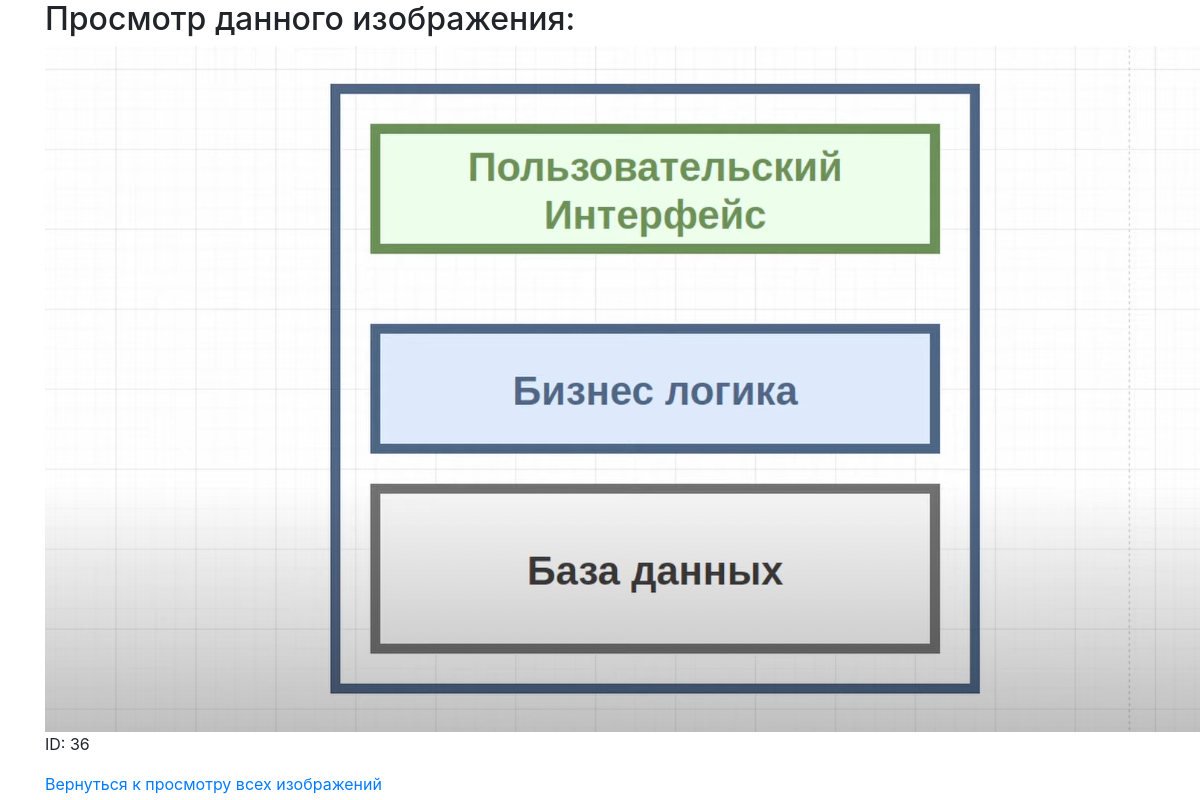
The page /view/36/ on the database its author committed.
### images/models.py (models this page shows, shortened)
class Image(models.Model):
    image = models.ImageField(upload_to='uploads/')
    uploaded_at = models.DateTimeField(auto_now_add=True)

### images/views.py (the view)
# urls.py: path('view/<int:image_id>/', image_view, name='image_view'),
def image_view(request, image_id):
    image = get_object_or_404(Image, id=image_id)
    return render(request, 'images/view.html', {'image': image})

### images/templates/images/view.html
{% extends 'base.html' %}
{% block content %}
    <h2>Просмотр данного изображения:</h2>
    <div>
        <img src="{{ image.image.url }}" alt="Uploaded Image">
        <p>ID: {{ image.id }}</p>
    </div>
    <a href="{% url 'image_list' %}">Вернуться к просмотру всех изображений </a>
{% endblock %}

### rows shown on the page
Image: image (picture), id "36"
